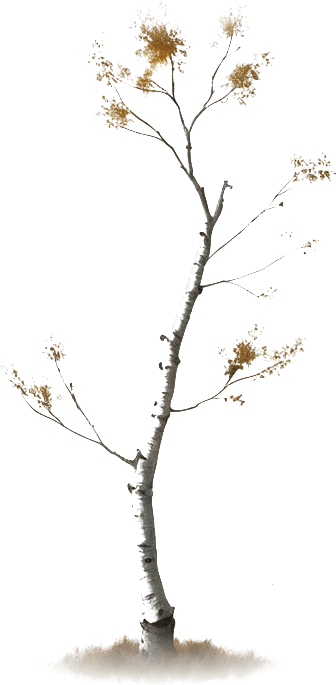
#> input picture game/art/plyn/tree_a.png, 336 x 685 px, found by its file name
$ python key_flat.py ../game/art/plyn/tree_a.png out.png
#> lines starting #> are read from the running program, lines starting #| are printed output that depends on the picture
"""Вирізає предмет, знятий на рівному тлі, у спрайт із прозорістю.

Третій спосіб вирізки в проєкті, і в кожного своя причина існувати:

| інструмент     | що знімає            | коли треба |
|----------------|----------------------|------------|
| `cut_band.py`  | нічого, ріже смугу   | шари фону з цілого кадру |
| `key_dark.py`  | світле тло           | силует темніший за тло |
| `key_flat.py`  | рівне тло будь-якого тону | предмет і темніший, І світліший за тло |

Останній випадок — це береза: стовбур білий, гілки чорні, тло сіре між ними.
Поріг за яскравістю тут безсилий, бо предмет лежить по ОБИДВА боки від тла.
Тому рахується відстань кольору до тла, а не яскравість.

    python tools/key_flat.py вхід.png game/art/plyn/tree_a.png
    python tools/key_flat.py вхід.png вихід.png --low 26 --high 62
"""
import argparse
import os
from collections import Counter

from PIL import Image, ImageChops, ImageFilter

ROOT = os.path.dirname(os.path.dirname(os.path.abspath(__file__)))


def detect_background(img: Image.Image) -> tuple:
    """Найчастіший колір по краях кадру — це тло.

    Саме по краях, а не в середині: у середині стоїть предмет, і на вузькому
    силуеті на кшталт дерева найчастішим кольором цілком може виявитися він.
    """
    w, h = img.size
    edge = max(2, min(w, h) // 12)
    band = Image.new("RGB", (w, edge * 2))
    band.paste(img.crop((0, 0, w, edge)), (0, 0))
    band.paste(img.crop((0, h - edge, w, h)), (0, edge))
    small = band.resize((max(w // 6, 1), 8))
    return Counter(small.getdata()).most_common(1)[0][0]


def key_flat(
    img: Image.Image, low: int, high: int, blur: float
) -> Image.Image:
    rgb = img.convert("RGB")
    bg = detect_background(rgb)
    diff = ImageChops.difference(rgb, Image.new("RGB", rgb.size, bg)).convert("L")
    if blur > 0.0:
        diff = diff.filter(ImageFilter.GaussianBlur(blur))

    span = max(high - low, 1)
    table = [
        0 if v <= low else 255 if v >= high else int((v - low) / span * 255)
        for v in range(256)
    ]

    out = rgb.convert("RGBA")
    out.putalpha(diff.point(table))
    return out, bg


# [46 lines left out: function fill_holes, not called in this run]


def oval_cut(rgba: Image.Image, power: float = 3.2, fade: float = 0.16):
    """Гасить прозорість до нуля в кутах кадру.

    Найчастіша й найгірша вада згенерованого пропса: модель домальовує під
    предметом клапоть землі, і той клапоть доходить до краю кадру. Вирізка за
    кольором лишає його як частину предмета — і в грі кожна хата стоїть у
    видимому прямокутнику, а напівпрозорі краї того прямокутника читаються як
    прозора стіна. Саме про це Міша сказав двічі.

    Порогом не лікується: клапоть справді не тло, він намальований. Лікується
    формою — предмет вписується в округлий прямокутник, а кути кадру
    вирізаються. Показник степеня 3.2 дає не еліпс, а саме округлений
    прямокутник: еліпс зрізав би кути даху.
    """
    w, h = rgba.size
    mask = Image.new("L", (w, h))
    px = mask.load()
    cx, cy = (w - 1) / 2.0, (h - 1) / 2.0
    inner = 1.0 - fade
    for y in range(h):
        ny = abs(y - cy) / cy if cy > 0 else 0.0
        for x in range(w):
            nx = abs(x - cx) / cx if cx > 0 else 0.0
            r = (nx ** power + ny ** power) ** (1.0 / power)
            if r <= inner:
                px[x, y] = 255
            elif r >= 1.0:
                px[x, y] = 0
            else:
                px[x, y] = int((1.0 - (r - inner) / fade) * 255)

    out = rgba.copy()
    out.putalpha(ImageChops.multiply(rgba.split()[3], mask))
    return out


def trim(rgba: Image.Image, keep: int = 6) -> Image.Image:
    box = rgba.split()[3].point(lambda v: 255 if v > keep else 0).getbbox()
    return rgba.crop(box) if box else rgba


def main() -> None:
    ap = argparse.ArgumentParser(description="Предмет на рівному тлі в спрайт")
    ap.add_argument("src")
    ap.add_argument("dst")
    ap.add_argument("--low", type=int, default=24, help="нижче — тло")
    ap.add_argument("--high", type=int, default=60, help="вище — предмет")
    ap.add_argument("--blur", type=float, default=0.5)
    ap.add_argument("--no-trim", action="store_true")
    ap.add_argument(
        "--no-oval", action="store_true",
        help="не зрізати кути кадру (тільки для того, що справді прямокутне)",
    )
    ap.add_argument(
        "--fill-holes", action="store_true",
        help="залити напівпрозорі дірки всередині контуру (будівлі, НЕ дерева)",
    )
    args = ap.parse_args()

    src = args.src if os.path.isabs(args.src) else os.path.join(ROOT, args.src)
    dst = args.dst if os.path.isabs(args.dst) else os.path.join(ROOT, args.dst)

    out, bg = key_flat(Image.open(src), args.low, args.high, args.blur)
#> in key_flat, `rgb = img.convert("RGB")`:
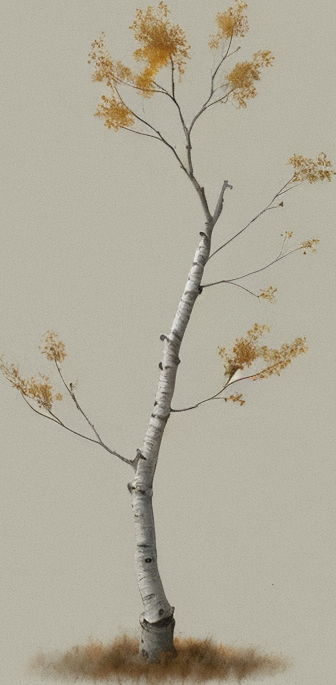
#> rgb: PIL image 336x685 RGB; mean R, G, B 176.2, 171.2, 154.9
#> in detect_background, `band = Image.new("RGB", (w, edge * 2))`: band: PIL image 336x56 RGB; every value is 0
#> in detect_background, `band.paste(img.crop((0, 0, w, edge)), (0, 0))`:
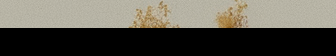
#> band: PIL image 336x56 RGB; mean R, G, B 90.6, 87.5, 78.4
#> in detect_background, `band.paste(img.crop((0, h - edge, w, h)), (0, edge))`:
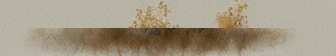
#> band: PIL image 336x56 RGB; mean R, G, B 162.3, 152.4, 132.2
#> in key_flat, `bg = detect_background(rgb)`: bg = (183, 180, 165)
#> in key_flat, `diff = ImageChops.difference(rgb, Image.new("RGB", rgb.size, bg)).conv..`:
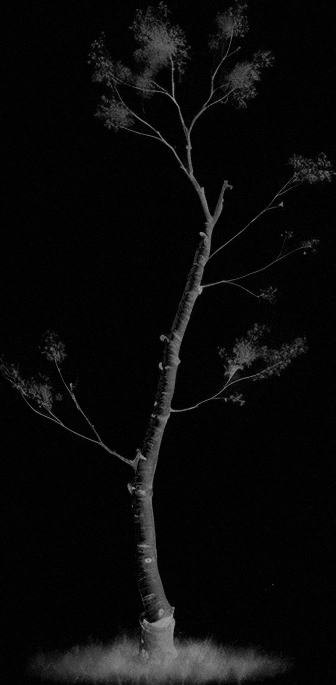
#> diff: PIL image 336x685 L; min 0, max 164, mean 10.2
#> in key_flat, `out.putalpha(diff.point(table))`:
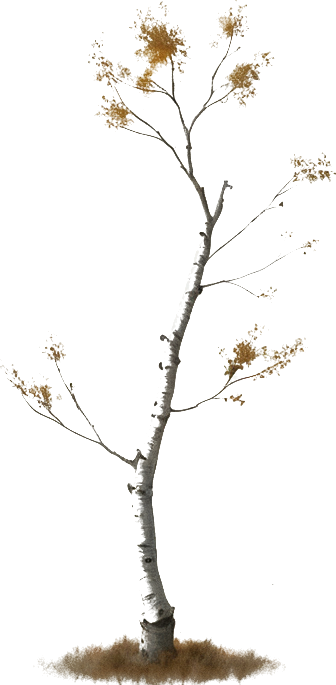
#> out: PIL image 336x685 RGBA; mean R, G, B, A 176.2, 171.2, 154.9, 21.4; transparent parts drawn white
#> bg = (183, 180, 165)
    if args.fill_holes:
        out = fill_holes(out)
    if not args.no_oval:
        out = oval_cut(out)
#> in oval_cut, `mask = Image.new("L", (w, h))`: mask: PIL image 336x685 L; every value is 0
    if not args.no_trim:
        out = trim(out)
#> in trim, `box = rgba.split()[3].point(lambda v: 255 if v > keep else 0).getbbox()`: box = (3, 3, 329, 683)
#> in trim, `return rgba.crop(box) if box else rgba`:
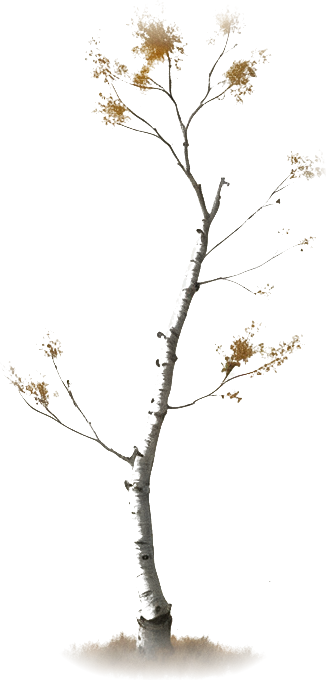
#> returned value: PIL image 326x680 RGBA; mean R, G, B, A 176, 171, 154.6, 15.9; transparent parts drawn white

    os.makedirs(os.path.dirname(dst), exist_ok=True)
    out.save(dst)
    print("%s  %s  тло %s" % (dst, out.size, bg))
#| out.png  (326, 680)  тло (183, 180, 165)


if __name__ == "__main__":
    main()

$ run again, with game/art/plyn/barn_1.png copied over game/art/plyn/tree_a.png
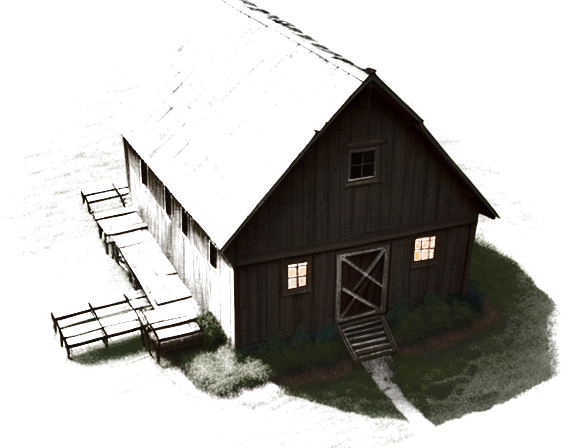
#> input picture game/art/plyn/barn_1.png, 561 x 448 px, found by its file name
#> in detect_background, `band.paste(img.crop((0, h - edge, w, h)), (0, edge))`:
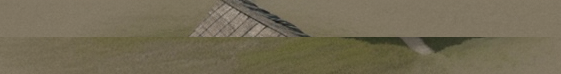
#> band: PIL image 561x74 RGB; mean R, G, B 115.5, 107.4, 84.9
#> in key_flat, `bg = detect_background(rgb)`: bg = (128, 118, 98)
#> mask: PIL image 561x448 L; every value is 0
#> box = (6, 2, 555, 445)
#> in trim, `return rgba.crop(box) if box else rgba`:
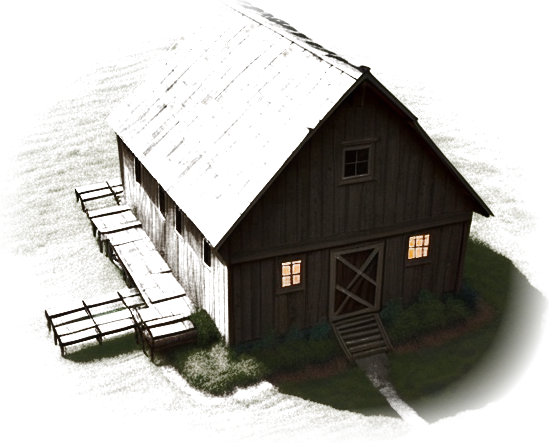
#> returned value: PIL image 549x443 RGBA; mean R, G, B, A 86.7, 80.4, 61, 91.2; transparent parts drawn white
#| out.png  (549, 443)  тло (128, 118, 98)

$ run again, with game/art/plyn/barn_2.png copied over game/art/plyn/tree_a.png
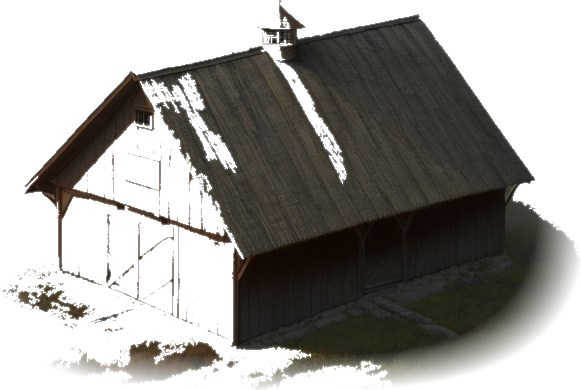
#> input picture game/art/plyn/barn_2.png, 581 x 390 px, found by its file name
#> in detect_background, `band.paste(img.crop((0, h - edge, w, h)), (0, edge))`:
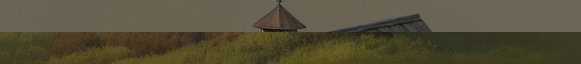
#> band: PIL image 581x64 RGB; mean R, G, B 85.9, 79.6, 57.1
#> in key_flat, `bg = detect_background(rgb)`: bg = (109, 102, 87)
#> mask: PIL image 581x390 L; every value is 0
#> box = (10, 1, 576, 388)
#> in trim, `return rgba.crop(box) if box else rgba`:
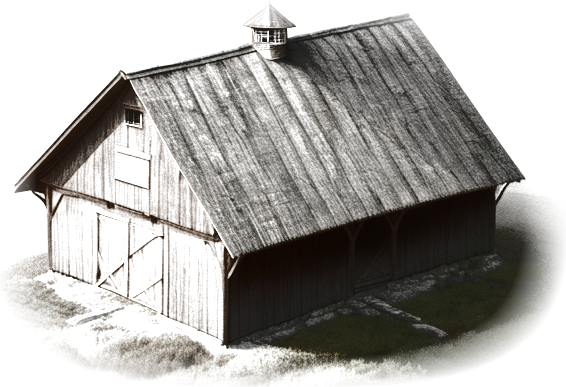
#> returned value: PIL image 566x387 RGBA; mean R, G, B, A 72.3, 64.4, 50.1, 100.5; transparent parts drawn white
#| out.png  (566, 387)  тло (109, 102, 87)

$ run again, with game/art/plyn/barn_3.png copied over game/art/plyn/tree_a.png
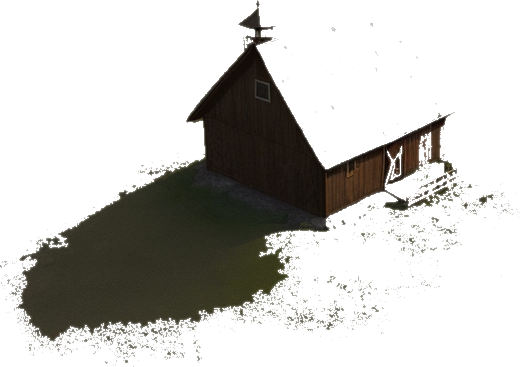
#> input picture game/art/plyn/barn_3.png, 520 x 367 px, found by its file name
#> in key_flat, `bg = detect_background(rgb)`: bg = (77, 70, 51)
#> in key_flat, `out.putalpha(diff.point(table))`:
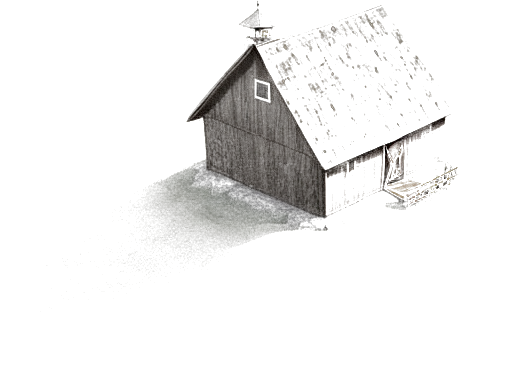
#> out: PIL image 520x367 RGBA; mean R, G, B, A 66.9, 62, 42.1, 17.3; transparent parts drawn white
#> mask: PIL image 520x367 L; every value is 0
#> box = (46, 3, 459, 300)
#> in trim, `return rgba.crop(box) if box else rgba`:
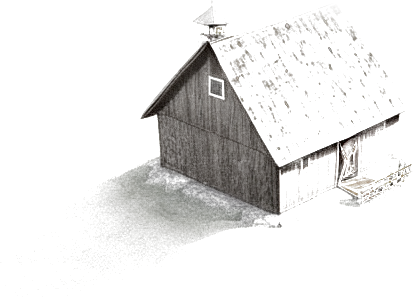
#> returned value: PIL image 413x297 RGBA; mean R, G, B, A 64.6, 60.3, 41.6, 26.8; transparent parts drawn white
#| out.png  (413, 297)  тло (77, 70, 51)
